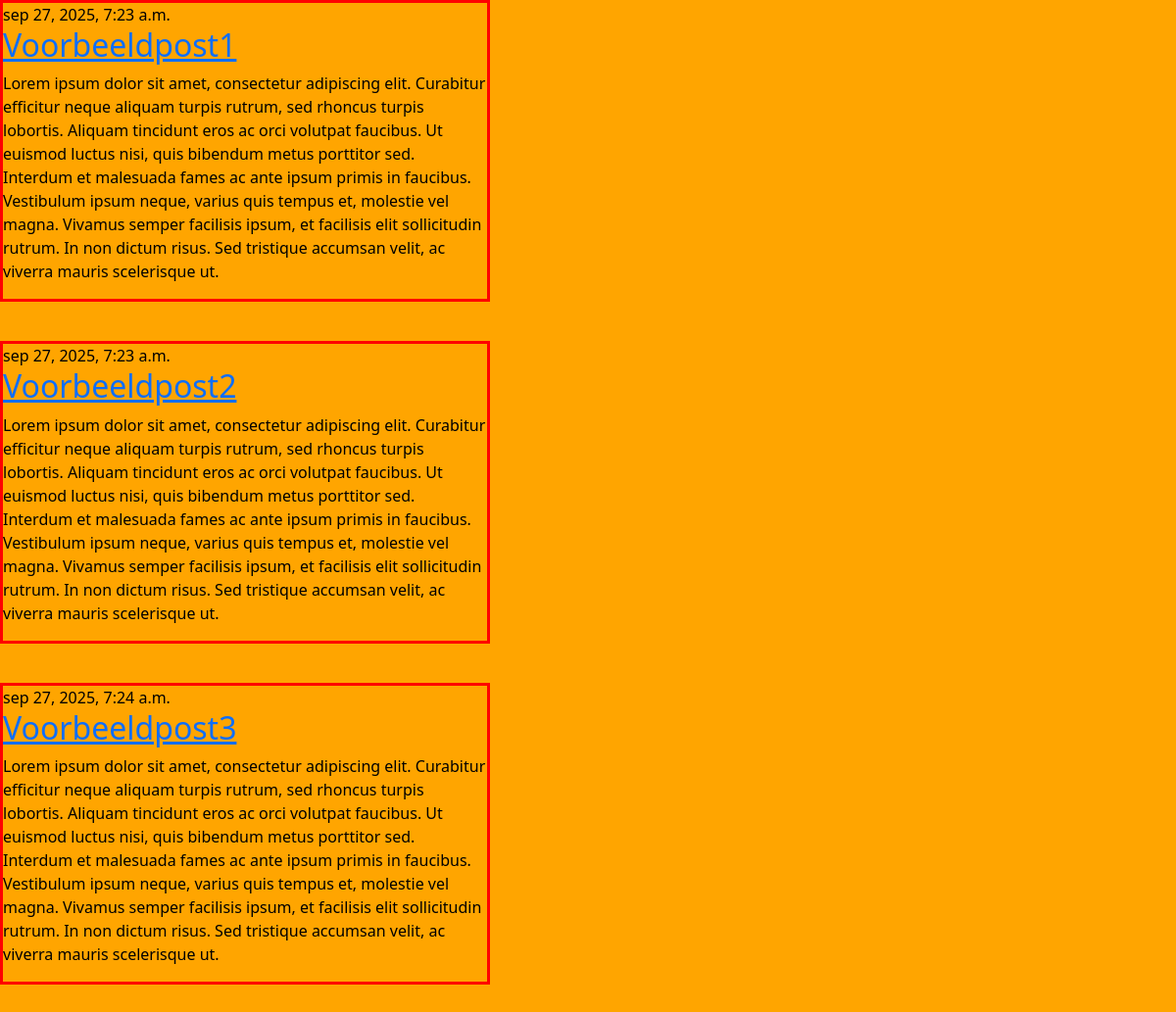
The page / on the database its author committed.
### blog/models.py (models this page shows, shortened)
class Post(models.Model):
    author = models.ForeignKey(
        settings.AUTH_USER_MODEL,
        on_delete=models.CASCADE
    )
    title = models.CharField(max_length=200)
    text = models.TextField()
    created_date = models.DateTimeField(default=timezone.now)
    published_date = models.DateTimeField(blank=True, null=True)

### blog/views.py (the view)
# urls.py: path('', views.post_list, name='post_list'),
def post_list(request):
    posts = Post.objects.filter(published_date__lte=timezone.now()).order_by('published_date')
    return render(request, 'blog/post_list.html', {'posts': posts})

### blog/templates/blog/post_list.html (shortened to what this page needs)
{% load static %}
<!DOCTYPE html>
<html lang="en">
<head>
    <link href="https://cdn.jsdelivr.net/npm/bootstrap@5.1.3/dist/css/bootstrap.min.css" rel="stylesheet"
>
    <link rel="stylesheet" href="{% static 'css/stijl.css' %}">
</head>
<body>
    {% block content %}
    {% for post in posts %}
    <article class="post">
        <time class="date">
            {{ post.published_date }}
        </time>
        <h2><a href="">{{ post.title }}</a></h2>
        <p>{{ post.text|linebreaksbr }}</p>
    </article>
    {% endfor %}
    {% endblock %}
</body>
</html>

### blog/static/css/stijl.css (style rules this page uses)
body { background-color: orange; color: black; }
article { width: 500px; margin-bottom: 40px; border: 3px solid red; }

### rows shown on the page
Post: published_date "sep 27, 2025, 7:23 a.m.", title "Voorbeeldpost1", text "Lorem ipsum dolor sit amet, consectetur adipiscing elit. Curabitur efficitur neque aliquam turpis rutrum, sed rhoncus turpis lobortis. Aliquam tincidunt eros ac orci volutpat faucibus. Ut euismod luctus nisi, quis bibendum metus porttitor sed. Interdum et malesuada fames ac ante ipsum primis in faucibus. Vestibulum ipsum neque, varius quis tempus et, molestie vel magna. Vivamus semper facilisis ipsum, et facilisis elit sollicitudin rutrum. In non dictum risus. Sed tristique accumsan velit, ac viverra mauris scelerisque ut."
Post: published_date "sep 27, 2025, 7:23 a.m.", title "Voorbeeldpost2", text "Lorem ipsum dolor sit amet, consectetur adipiscing elit. Curabitur efficitur neque aliquam turpis rutrum, sed rhoncus turpis lobortis. Aliquam tincidunt eros ac orci volutpat faucibus. Ut euismod luctus nisi, quis bibendum metus porttitor sed. Interdum et malesuada fames ac ante ipsum primis in faucibus. Vestibulum ipsum neque, varius quis tempus et, molestie vel magna. Vivamus semper facilisis ipsum, et facilisis elit sollicitudin rutrum. In non dictum risus. Sed tristique accumsan velit, ac viverra mauris scelerisque ut."
Post: published_date "sep 27, 2025, 7:24 a.m.", title "Voorbeeldpost3", text "Lorem ipsum dolor sit amet, consectetur adipiscing elit. Curabitur efficitur neque aliquam turpis rutrum, sed rhoncus turpis lobortis. Aliquam tincidunt eros ac orci volutpat faucibus. Ut euismod luctus nisi, quis bibendum metus porttitor sed. Interdum et malesuada fames ac ante ipsum primis in faucibus. Vestibulum ipsum neque, varius quis tempus et, molestie vel magna. Vivamus semper facilisis ipsum, et facilisis elit sollicitudin rutrum. In non dictum risus. Sed tristique accumsan velit, ac viverra mauris scelerisque ut."
